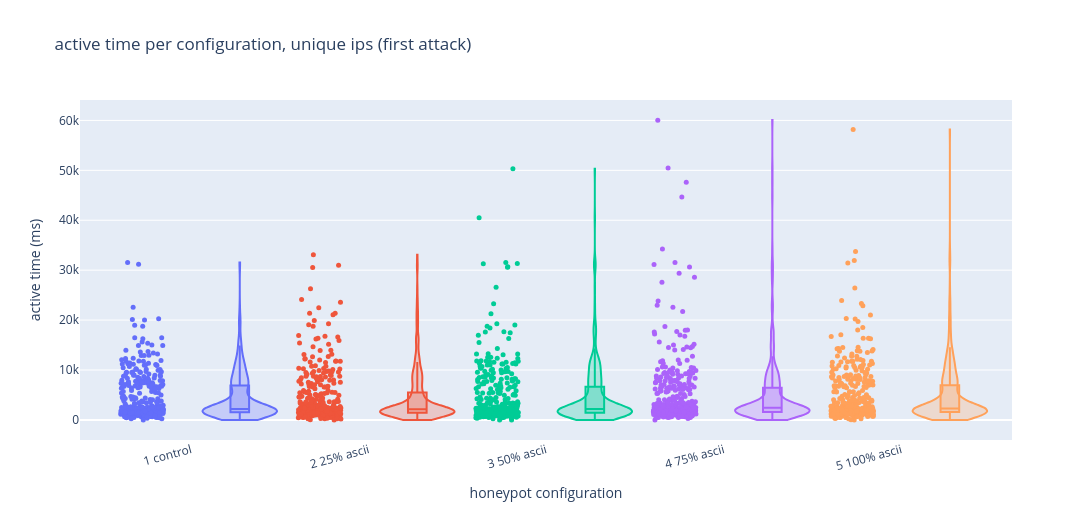

Notebook code cell kept with this figure:
### Markdown cell above
## Time spent per configuration, unique IPs (active time)

One row per IP: the first attack from that address. Repeat visits from the same scanner no longer fill the violin.

### Code cell
print(f"unique ips: {len(first)} (from {len(known)} attacks with an ip)")
fig_time_unique, plot_time_unique = make_violin(
    first, "active_ms", "active time per configuration, unique ips (first attack)", "active time (ms)"
)
fig_time_unique.show()
summary_time_unique = print_summary(plot_time_unique, "active_ms")

### Figure 1 — Plotly figure (JSON) as saved in the notebook; plotly's stock layout.template omitted (floating-point values rounded to 4 significant figures; data arrays with more than 128 entries replaced by an {"elided": "..."} marker saying what was removed)
{"data": [{"customdata": {"elided": "397 float values"}, "hovertemplate": "1 control<br>active time (ms)=%{customdata}<extra></extra>", "marker": {"color": "#636EFA", "opacity": 1, "size": 5}, "mode": "markers", "name": "1 control observations", "type": "scatter", "x": {"elided": "397 float values"}, "y": {"elided": "397 float values"}}, {"box": {"visible": true}, "fillcolor": "rgba(99, 110, 250, 0.25)", "hovertemplate": "1 control<br>active time (ms)=%{y}<extra></extra>", "line": {"color": "#636EFA", "width": 2}, "meanline": {"visible": false}, "name": "1 control distribution", "points": false, "spanmode": "hard", "type": "violin", "width": 0.42, "x": {"elided": "397 float values"}, "y": {"elided": "397 float values"}}, {"customdata": {"elided": "380 float values"}, "hovertemplate": "2 25% ascii<br>active time (ms)=%{customdata}<extra></extra>", "marker": {"color": "#EF553B", "opacity": 1, "size": 5}, "mode": "markers", "name": "2 25% ascii observations", "type": "scatter", "x": {"elided": "380 float values"}, "y": {"elided": "380 float values"}}, {"box": {"visible": true}, "fillcolor": "rgba(239, 85, 59, 0.25)", "hovertemplate": "2 25% ascii<br>active time (ms)=%{y}<extra></extra>", "line": {"color": "#EF553B", "width": 2}, "meanline": {"visible": false}, "name": "2 25% ascii distribution", "points": false, "spanmode": "hard", "type": "violin", "width": 0.42, "x": {"elided": "380 float values"}, "y": {"elided": "380 float values"}}, {"customdata": {"elided": "366 float values"}, "hovertemplate": "3 50% ascii<br>active time (ms)=%{customdata}<extra></extra>", "marker": {"color": "#00CC96", "opacity": 1, "size": 5}, "mode": "markers", "name": "3 50% ascii observations", "type": "scatter", "x": {"elided": "366 float values"}, "y": {"elided": "366 float values"}}, {"box": {"visible": true}, "fillcolor": "rgba(0, 204, 150, 0.25)", "hovertemplate": "3 50% ascii<br>active time (ms)=%{y}<extra></extra>", "line": {"color": "#00CC96", "width": 2}, "meanline": {"visible": false}, "name": "3 50% ascii distribution", "points": false, "spanmode": "hard", "type": "violin", "width": 0.42, "x": {"elided": "366 float values"}, "y": {"elided": "366 float values"}}, {"customdata": {"elided": "388 float values"}, "hovertemplate": "4 75% ascii<br>active time (ms)=%{customdata}<extra></extra>", "marker": {"color": "#AB63FA", "opacity": 1, "size": 5}, "mode": "markers", "name": "4 75% ascii observations", "type": "scatter", "x": {"elided": "388 float values"}, "y": {"elided": "388 float values"}}, {"box": {"visible": true}, "fillcolor": "rgba(171, 99, 250, 0.25)", "hovertemplate": "4 75% ascii<br>active time (ms)=%{y}<extra></extra>", "line": {"color": "#AB63FA", "width": 2}, "meanline": {"visible": false}, "name": "4 75% ascii distribution", "points": false, "spanmode": "hard", "type": "violin", "width": 0.42, "x": {"elided": "388 float values"}, "y": {"elided": "388 float values"}}, {"customdata": {"elided": "398 float values"}, "hovertemplate": "5 100% ascii<br>active time (ms)=%{customdata}<extra></extra>", "marker": {"color": "#FFA15A", "opacity": 1, "size": 5}, "mode": "markers", "name": "5 100% ascii observations", "type": "scatter", "x": {"elided": "398 float values"}, "y": {"elided": "398 float values"}}, {"box": {"visible": true}, "fillcolor": "rgba(255, 161, 90, 0.25)", "hovertemplate": "5 100% ascii<br>active time (ms)=%{y}<extra></extra>", "line": {"color": "#FFA15A", "width": 2}, "meanline": {"visible": false}, "name": "5 100% ascii distribution", "points": false, "spanmode": "hard", "type": "violin", "width": 0.42, "x": {"elided": "398 float values"}, "y": {"elided": "398 float values"}}], "layout": {"height": 520, "showlegend": false, "title": {"text": "active time per configuration, unique ips (first attack)"}, "violingap": 0, "violinmode": "overlay", "width": 1300, "xaxis": {"range": [-0.35, 4.9], "tickangle": -15, "tickmode": "array", "ticktext": ["1 control", "2 25% ascii", "3 50% ascii", "4 75% ascii", "5 100% ascii"], "tickvals": [0.275, 1.275, 2.275, 3.275, 4.275], "title": {"text": "honeypot configuration"}}, "yaxis": {"title": {"text": "active time (ms)"}}}}
